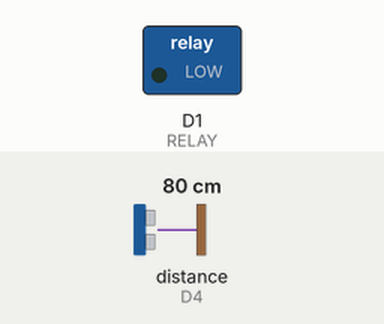
A sketch run on a simulated ESP8266 (NodeMCU). On the bench: switched loads named in the sketch (green lamp = pin HIGH). Wiring (inferred from the names in the program): ultrasonic range finder: trigger D2; echo D4. Inputs (shaded band) come from the test bench; at power-on: distance to the obstacle (sensor on D4) 80 cm. The echo pulse lasts 58.3 µs per cm; WiFi joins after 1.5 s; servers stay silent unless stated; pins used as bus, display or sensor lines are not drawn.

Above: at 1.9 s.
At 2.9 s:
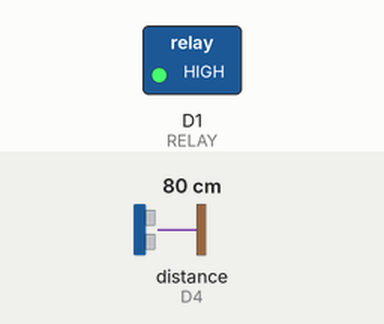
Timing chart, 0 to 4.4 s (numbered marks = the images above):
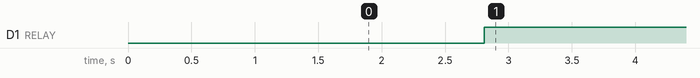

Measured:
- by itself, D1 (RELAY): LOW → HIGH at 2.8 s

The sketch:

APP.ino
```cpp
#define BLYNK_TEMPLATE_ID "TMPL20VuIwMuf"
#define BLYNK_TEMPLATE_NAME "IOT WATER MANAGEMENT SYSTEM"
#define BLYNK_AUTH_TOKEN "6o0GWr7--uCTZBW4TKo7WT-nLCzl4X_V"

#include <ESP8266WiFi.h>
#include <BlynkSimpleEsp8266.h>

char ssid[] = "IOTWATERPROJECT";         // WiFi Name
char pass[] = "IOTWATERPROJECT";     // WiFi Password


#define TRIG D2   // Trigger Pin of Ultrasonic Sensor
#define ECHO D4   // Echo Pin of Ultrasonic Sensor
#define RELAY D1  // Relay Control Pin

BlynkTimer timer;  // Create Blynk Timer instance

BLYNK_WRITE(V1) {
  int relayState = param.asInt();  // Read button value from Blynk app
  digitalWrite(RELAY, relayState); // Turn relay ON (1) or OFF (0)
}

// Function to check water level
void checkWaterLevel() {
  long duration;
  int distance;

  digitalWrite(TRIG, LOW);
  delayMicroseconds(2);
  digitalWrite(TRIG, HIGH);
  delayMicroseconds(10);
  digitalWrite(TRIG, LOW);

  duration = pulseIn(ECHO, HIGH);
  distance = duration * 0.034 / 2;  // Convert to cm

  int tankHeight = 30;  // Adjust based on your tank height in cm
  int level = map(distance, 0, tankHeight, 100, 0);  // Convert to percentage

  Blynk.virtualWrite(V0,  level);  // Send level to Blynk Gauge

  if (level >= 95) {  // Turn OFF relay when tank is full
    digitalWrite(RELAY, LOW);  // Relay OFF
    Blynk.virtualWrite(V1, 0);  // Update LED widget
  } else {
    digitalWrite(RELAY, HIGH);  // Relay ON
    Blynk.virtualWrite(V1, 1);
  }
}

void setup() {
  Serial.begin(115200);
  Blynk.begin(BLYNK_AUTH_TOKEN, ssid, pass);

  pinMode(TRIG, OUTPUT);
  pinMode(ECHO, INPUT);
  pinMode(RELAY, OUTPUT);
  digitalWrite(RELAY, LOW);  // Start with pump ON

  timer.setInterval(1000, checkWaterLevel);  // Check level every 1 second
}

void loop() {
  Blynk.run();
  timer.run();
}
```
